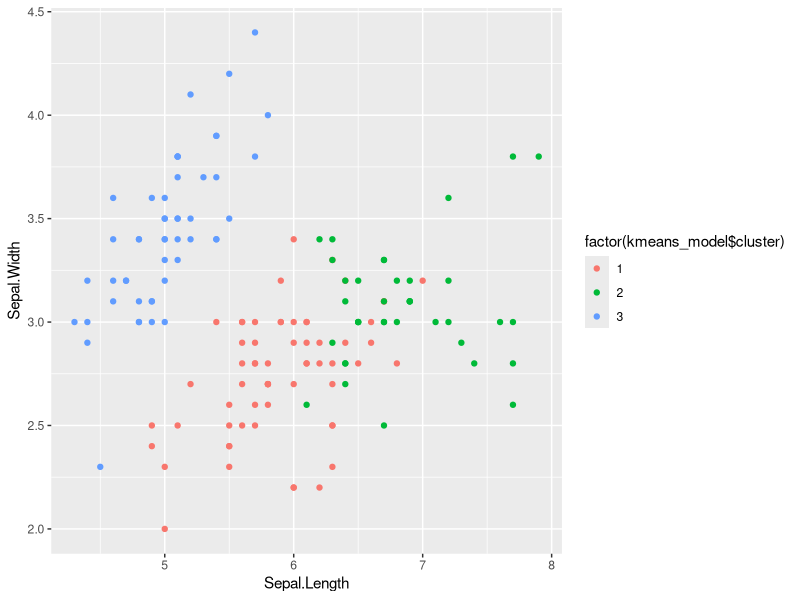

This chart was generated by the following R code:
# Load a dataset

data(iris)

# Select the variables to be used for clustering

x <- iris[, c("Sepal.Length", "Sepal.Width", "Petal.Length", "Petal.Width")]

# Perform K-means clustering with K=3

kmeans_model <- kmeans(x, centers = 3)

# Print the results

kmeans_model





# Create a scatterplot of the first two variables with points colored by cluster

library(ggplot2)

ggplot(iris, aes(x = Sepal.Length, y = Sepal.Width, color = factor(kmeans_model$cluster))) +

  geom_point()
